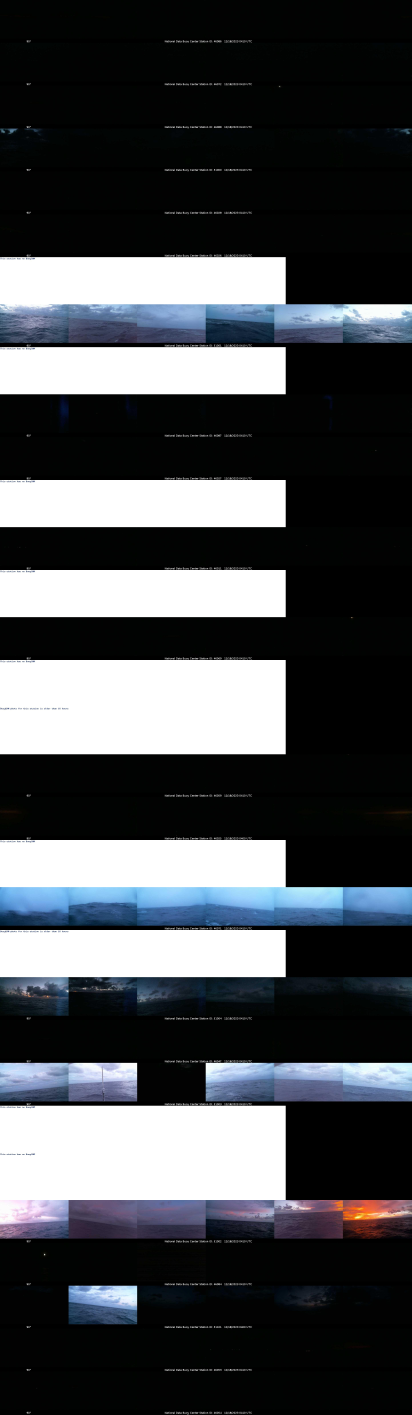
#> input picture images/save_images/collage_20231218052555.jpg, 2880 x 9900 px (shown at 1/7 size)
$ python -i dec17_2024_withedgedetect.py   (imports and definitions only)
#> lines starting #> are read from the running program, lines starting #| are printed output that depends on the picture
#> further down, picture is the input picture: shape (9900, 2880, 3); mean B, G, R 78.7, 75.2, 72.4
import glob
import os
import cv2
import numpy as np
from tqdm import tqdm
import time
import datetime
import requests
import os
import re
import cv2
import numpy as np
import glob
import os
import cv2
import numpy as np
from tqdm import tqdm
import time
import datetime
import requests
import os
import re
import cv2
import numpy as np
# from skimage.transform import rotate

# keep the panels in a folder called panels in the same directory as the images or in the /images folder
# make it if it doesn't exist
# [1 line not run here, left out]
# make a list of all the images in the images folder
panel_ids = glob.glob('images/*/*')
# make a list of all the panels in the panels folder
panels = glob.glob('panels/*')


# [32 lines left out: function scrape_noaa_buoycams, not called in this run]

# Example usage
image_directory = "images/buoys"

# [1 line not run here, left out]
# Function to determine if an image is mostly black
def is_mostly_black(image, threshold=10):
    return np.mean(image) < threshold

# Function to stitch images horizontally
def stitch_panels_horizontally(panels):
    # Ensure all panels are the same height before stitching
    max_height = max(panel.shape[0] for panel in panels)
    panels_resized = [cv2.resize(panel, (panel.shape[1], max_height), interpolation=cv2.INTER_LINEAR) for panel in panels]
    return np.concatenate(panels_resized, axis=1)

# Function to stitch images vertically
def stitch_vertical(rows):
    # Ensure all rows are the same width before stitching
    max_width = max(row.shape[1] for row in rows)
    # Resize rows to the max width or pad with black pixels
    rows_resized = []
    for row in rows:
        if row.shape[1] < max_width:
            padding = np.zeros((row.shape[0], max_width - row.shape[1], 3), dtype=np.uint8)
            row_resized = np.concatenate((row, padding), axis=1)
        else:
            row_resized = row
        rows_resized.append(row_resized)

    # Stitch the rows together
    return np.concatenate(rows_resized, axis=0)
# Split into vertical panels
def split_into_panels(image, number_of_panels=6):
    # Split the image into six equal vertical panels (side by side)
#> called with number_of_panels = 6
    width = image.shape[1]
#> width = 2880
    panel_width = width // number_of_panels
#> panel_width = 480
    panels = [image[:, i*panel_width:(i+1)*panel_width] for i in range(number_of_panels)]
#> panels = 6 items
    # Ensure last panel takes any remaining pixels to account for rounding
    panels[-1] = image[:, (number_of_panels-1)*panel_width:]
    return panels

# Remove the bottom strip from each panel
def remove_bottom_strip(panel, strip_height=20):
    # Assume the strip to be removed is at the bottom of the image
    return panel[:-strip_height, :]

# Enhance the image
def enhance_image(panel, clip_limit=2.0, tile_grid_size=(8, 8)):
    # Apply any enhancements to the panel, like histogram equalization, etc.
    # Convert to YUV color space
    panel_yuv = cv2.cvtColor(panel, cv2.COLOR_BGR2YUV)
    # Apply CLAHE to the Y channel
    clahe = cv2.createCLAHE(clipLimit=clip_limit, tileGridSize=tile_grid_size)
    panel_yuv[:, :, 0] = clahe.apply(panel_yuv[:, :, 0])
    # Convert back to BGR color space
    enhanced_panel = cv2.cvtColor(panel_yuv, cv2.COLOR_YUV2BGR)
    return enhanced_panel

# [79 lines of commented-out code are left out]
def preprocess_and_stitch_panels(image, number_of_panels=6, strip_height=35):
    panels = split_into_panels(image, number_of_panels)
#> panels = 6 items
    processed_panels = [] # Store the processed panels
    for panel in panels:
        #& panel = remove_bottom_strip(panel, strip_height)
        panel = enhance_image(panel)
        processed_panels.append(panel)
        temp_panel = panel.copy()
        # annotate this temp_panel with orange value
        # orange_value = np.mean(temp_panel[:,:,2])
        # # then if the image is mostly black put red text on the image that says "night" and show it
        # if not (10 <= orange_value <= 150) or is_mostly_black(temp_panel):
        #     cv2.putText(temp_panel, 'night', (10, 30), cv2.FONT_HERSHEY_SIMPLEX, 1, (0, 0, 255), 2)
        # # otherwise put the orange value on the image and show it
        # else:
        #     cv2.putText(temp_panel, str(orange_value), (10, 30), cv2.FONT_HERSHEY_SIMPLEX, 1, (0, 0, 255), 2)
        #     # show the temp_panel using cv2.imshow
        # cv2.imshow('temp_panel', temp_panel)
        # wait for a moment
        # cv2.waitKey(10)
        # show the panel using cv2.imshow (this is the original panel)
        cv2.imshow('panel', panel)
        # wait for a moment
        cv2.waitKey(10)
#> this loop made 6 passes
#> pass 1, in enhance_image, `enhanced_panel = cv2.cvtColor(panel_yuv, cv2.COLOR_YUV2BGR)`:
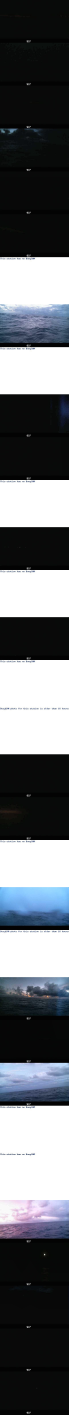
#> enhanced_panel: shape (9900, 480, 3) (shown at 1/7 size); mean B, G, R 111.1, 106.9, 104
#> pass 2, in enhance_image (call 2), `enhanced_panel = cv2.cvtColor(panel_yuv, cv2.COLOR_YUV2BGR)`:
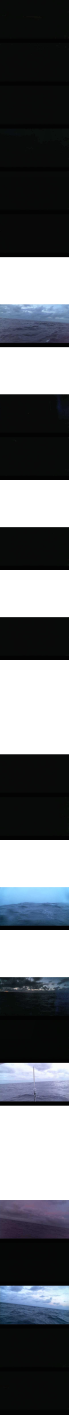
#> enhanced_panel: shape (9900, 480, 3) (shown at 1/7 size); mean B, G, R 111.7, 107.3, 104.1
#> after the loop, processed_panels = 6 items
    return stitch_panels_horizontally(processed_panels)
#> in stitch_panels_horizontally, `max_height = max(panel.shape[0] for panel in panels)`: max_height = 9900
#> in stitch_panels_horizontally, `panels_resized = [cv2.resize(panel, (panel.shape[1], max_height), inte..`: panels_resized = 6 items

# [58 lines of commented-out code are left out]


# [10 lines left out: function check_for_duplicate_panel, not called in this run]


# Main processing logic
files = glob.glob('images/buoys/*/*')
rows_to_stitch = []
latest_image_files = []  # Maintain a list of filenames that have been processed

# [13 lines not run here, left out]


# Create a collage from the rows
# [1 line that did not run here, left out]


# [11 lines left out: function check_for_duplicate_panel, not called in this run]

# remove duplicate rows
# [4 lines not run here, left out]

# Save the collage with timestamp
timestamp = str(int(time.time()))
collage_directory = 'images/save_images'
# [1 line not run here, left out]
filename = os.path.join(collage_directory, f'collage_{timestamp}.jpg')
# [15 lines not run here, left out]


# Save the collage with timestamp
timestamp = str(int(time.time()))
collage_directory = 'images/save_images'
# [1 line not run here, left out]
filename = os.path.join(collage_directory, f'collage_{timestamp}.jpg')
# [7 lines not run here, left out]

>>> import cv2
>>> picture = cv2.imread('images/save_images/collage_20231218052555.jpg')
>>> result = preprocess_and_stitch_panels(picture)
